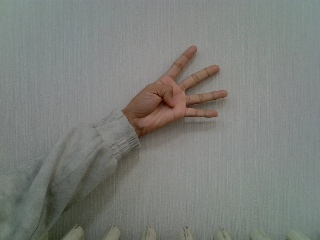
#> input picture report/board_last_test/clean_test_number_4.jpg, 320 x 240 px, given as the content of the folder dataset/dataset/raw_static_aug_v1/number_1, which was not available
$ python tune_fingertips.py
#> lines starting #> are read from the running program, lines starting #| are printed output that depends on the picture; after the words box and inside, x2 and y2 are one past the last pixel; in counts of white or black regions, pixels touching at a corner belong together
### pynq_sign_language.py
#!/usr/bin/env python3
# -*- coding: utf-8 -*-
"""
PYNQ-Z2 + Logitech C270 手势识别 demo
  静态：1 / 2 / 3 / 4 / 5 / 未知
  动态：你好 / 谢谢 / 再见 / 帮助 / 未知

算法流程沿用参考作品（ZYNQ 手势识别）的逻辑，在 PS 端用 OpenCV 等价实现：
  YCrCb 肤色分割(Cb-Cr 双阈值) -> 形态学开/闭运算 -> 最大连通域 -> 轮廓特征
  -> 特征向量 + 最小二范数(最近邻)匹配 -> 距离超阈值判"未知"
动态部分是把静态的"特征向量 L2"扩展到时序：轨迹 + DTW(时序上的对齐 L2)。

用法:
  # 0) 先锁定摄像头自动曝光/白平衡（关键！否则肤色阈值逐帧漂移）
  v4l2-ctl -d /dev/video0 -c exposure_auto=1 -c exposure_absolute=150
  v4l2-ctl -d /dev/video0 -c white_balance_temperature_auto=0 -c white_balance_temperature=4000

  # 先查清摄像头真正支持哪些分辨率/帧率组合（决定后面参数怎么填）
  v4l2-ctl -d /dev/video0 --list-formats-ext

  # 1) 模板都在 PC 上离线生成（evaluate_features.py -> sign_templates.json），
  #    与本脚本放同一目录即可，无需在板上标定。
  #    新增手势：在数据集下建 number_X 目录(如 number_6=点赞)后重跑 evaluate_features.py

  # 2) 运行识别
  python3 pynq_sign_language.py --mode static
  python3 pynq_sign_language.py --mode transition

改采集参数（都会打印"请求 -> 实际"，以实际值为准）:
  # 分辨率 + 目标帧率
  python3 pynq_sign_language.py --mode static --width 640 --height 480 --fps 30
  # 卡顿时降分辨率或换未压缩格式
  python3 pynq_sign_language.py --mode static --width 320 --height 240 --fps 60
  python3 pynq_sign_language.py --mode static --width 640 --height 480 --fourcc YUYV
  # 降低处理量（每 2 帧算 1 帧），采集帧率不变、处理帧率减半
  python3 pynq_sign_language.py --mode static --skip 1

依赖: python3 + opencv(python) + numpy，PYNQ 2.6/3.0 镜像自带。
"""
import argparse
import json
import os
import sys
import time

import cv2
import numpy as np

TPL_PATH = "sign_templates.json"

# 静态手势标签。evaluate_features.py 会从数据集目录 number_X 自动发现类别，
# 因此新增第 6/7 类只需在数据集下建 number_6 / number_7 并重训模板，无需改代码。
STATIC_LABELS = ["1", "2", "3", "4", "5", "6", "7"]
UNKNOWN = "未知"

# 显示名：6=点赞(竖起拇指)，7=停止(一手食指顶住另一手掌心)
GESTURE_NAMES = {"1": "1", "2": "2", "3": "3", "4": "4", "5": "5",
                 "6": "点赞", "7": "停止"}


# [7 lines left out: function gname, not called in this run]


# ----------------------------------------------------------------------------
# 1. 采集与分割：对应 PL 的 YCbCr 肤色阈值 + 形态学 + 最大连通域
# ----------------------------------------------------------------------------
class HandSeg(object):
    def __init__(self, min_area_ratio=0.02, max_area_ratio=0.55, k=5, use_wb=True):
        self.kern = cv2.getStructuringElement(cv2.MORPH_ELLIPSE, (k, k))
        self.min_ratio = min_area_ratio
        self.max_ratio = max_area_ratio
        self.use_wb = use_wb      # 已在 v4l2 层锁定白平衡时可关掉，省一整步
        # 参考作品原始阈值(Cb 77-127/Cr 133-173)过窄：实测对不同白平衡域
        # (静态图 Cb≈110-128 / 动态视频 Cb≈126-142) 会在其中一个域失效。
        # 加宽到 Cr 130-185 / Cb 75-145，两个域均验证可完整分割手部，
        # 灰白背景(Cr<130)仍被排除。板端若漂移可经 AXI-Lite/参数再调。
        self.lo = np.array([0, 130, 75], np.uint8)
        self.hi = np.array([255, 185, 145], np.uint8)
        # ROI 模式下的面积占 ROI 的上下限（ROI 里手占比会很高，不能用全图的比例）
        self.roi_min, self.roi_max = 0.04, 0.95
        self._gain = None            # 缓存的白平衡增益

    @staticmethod
    def calc_gain(frame):
        """灰度世界增益：按 1/4 采样估算（增益是整幅图的全局量）。"""
        sm = frame[::4, ::4].reshape(-1, 3).astype(np.float32)
        means = sm.mean(axis=0)
        return means.mean() / (means + 1e-6)

    # [14 lines left out: function gray_world, not called in this run]

    def _wb(self, sub, is_roi):
        """白平衡。ROI 帧复用缓存的全图增益：ROI 内几乎只有手，
        在其上统计均值会把肤色当成"灰色基准"，反而把肤色拉向灰、破坏分割。"""
        if not self.use_wb:
            return sub
        if not is_roi:
            self._gain = self.calc_gain(sub)
        if self._gain is None:
            return sub
        lut = [np.clip(np.arange(256, dtype=np.float32) * g, 0, 255).astype(np.uint8)
               for g in self._gain]
        return cv2.merge([cv2.LUT(c, l) for c, l in zip(cv2.split(sub), lut)])

    def __call__(self, frame, roi=None):
        """roi=(x0,y0,x1,y1) 时只处理该区域；轮廓坐标自动偏移回全图坐标。"""
        h, w = frame.shape[:2]
        if roi is None:
            x0, y0, x1, y1 = 0, 0, w, h
        else:
            x0, y0, x1, y1 = roi
        sub = frame[y0:y1, x0:x1]
        base = float((x1 - x0) * (y1 - y0))

        f = self._wb(sub, roi is not None)
        ycc = cv2.cvtColor(f, cv2.COLOR_BGR2YCrCb)
        mask = cv2.inRange(ycc, self.lo, self.hi)
        # 开运算：腐蚀->膨胀，去孤立噪点；闭运算：膨胀->腐蚀，补手部空洞
        mask = cv2.morphologyEx(mask, cv2.MORPH_OPEN, self.kern)
        mask = cv2.morphologyEx(mask, cv2.MORPH_CLOSE, self.kern)

        res = cv2.findContours(mask, cv2.RETR_EXTERNAL, cv2.CHAIN_APPROX_SIMPLE)
        cnts = res[0] if len(res) == 2 else res[1]
        if roi is not None:                 # 贴回全尺寸，便于直接可视化
            full = np.zeros((h, w), np.uint8)
            full[y0:y1, x0:x1] = mask
            mask = full
        if not cnts:
            return None, mask
        cnt = max(cnts, key=cv2.contourArea)
        area = cv2.contourArea(cnt)
        # 面积过滤：太小是噪声，太大通常是脸/背景。
        # 比例必须按"全图面积"算而不是 ROI 面积——按 ROI 算会过松，
        # 实测会让约 10% 的帧把整条手臂当成手（质心跳变 200+ 像素）。
        if area < self.min_ratio * w * h or area > self.max_ratio * w * h:
            return None, mask
        if roi is not None:
            cnt = (cnt + np.array([x0, y0], np.int32)).astype(np.int32)
        return cnt, mask


# [12 lines left out: function make_seg, not called in this run]


class RoiTracker(object):
    """ROI 跟踪：相邻帧之间手只移动一小段，因此只需处理上一帧手部附近的区域。

    ROI 通常只占全图的 1/4 ~ 1/9，分割+形态学的耗时近似同步下降。
    连续跟丢 miss_max 帧或每 refresh 帧会强制做一次全图，用来刷新
    白平衡增益并防止手移出 ROI 后永久跟丢。
    """
    # [43 lines left out: functions __init__, next, hu_log, not called in this run]


def resample_cnt(cnt, n=64):
    """按弧长把轮廓均匀重采样到固定点数，指尖检测才稳定。"""
    pts = cnt[:, 0, :].astype(np.float32)
    # 弧长参数化：闭合环，xp 与 fp 必须同为 n+1（首尾点重复）
    d = np.linalg.norm(np.diff(np.vstack([pts, pts[:1]]), axis=0), axis=1)
    xp = np.concatenate([[0.0], np.cumsum(d)])
    fpx = np.append(pts[:, 0], pts[0, 0])
    fpy = np.append(pts[:, 1], pts[0, 1])
    if xp[-1] <= 0:
        return None
    ts = np.linspace(0.0, xp[-1], n, endpoint=False)
    x = np.interp(ts, xp, fpx)
    y = np.interp(ts, xp, fpy)
    return np.stack([x, y], axis=1)


def count_fingertips(cnt, cos_thr=0.55, min_dist_ratio=0.55):
    # cos_thr/min_dist_ratio 由 tune_fingertips.py 网格搜索确定：
    # 默认 0.25 会让 2/3/5 的中位指尖数各多算 1 个（实测 median=3/4/6），
    # 0.55 时 1-5 的中位数恰好为 1/2/3/4/5。
    """k-circumference 指尖检测（向量化，禁止 Python for 循环扫点）。"""
    p = resample_cnt(cnt, 64)
    if p is None:
        return 0, []
    n = len(p)
    k = max(4, n // 12)
    centroid = p.mean(axis=0)
    d_c = np.linalg.norm(p - centroid, axis=1)
    dmax = d_c.max() + 1e-6

    p_prev = np.roll(p, k, axis=0)
    p_next = np.roll(p, -k, axis=0)
    v1, v2 = p_prev - p, p_next - p
    n1 = np.linalg.norm(v1, axis=1) + 1e-6
    n2 = np.linalg.norm(v2, axis=1) + 1e-6
    cos = np.sum(v1 * v2, axis=1) / (n1 * n2)

    # 夹角小(cos 大) 且 离质心足够远(排除手腕处的伪指尖)
    cand = np.where((cos > cos_thr) & (d_c > min_dist_ratio * dmax))[0]
    if len(cand) == 0:
        return 0, []

    # 环形非极大抑制：相邻(环距 < k)候选只保留 cos 最大的
    cand = cand[np.argsort(-cos[cand])]
    keep = []
    for i in cand:
        ok = True
        for j in keep:
            dist = abs(i - j)
            dist = min(dist, n - dist)
            if dist < k:
                ok = False
                break
        if ok:
            keep.append(i)
    return len(keep), [tuple(p[i].astype(int)) for i in keep]


# [116 lines left out: functions geo_features, fourier_descriptors, centroid_profile, feature_vec, centroid_xy, not called in this run]


# ---- 动态轨迹的每帧特征 -----------------------------------------------------
# 早期版本只用 (cx, cy, area)：丢弃了手的形状，导致四类手势归一化后轨迹
# 高度重合（类间最小距离 0.072 < 类内平均 0.126~0.296），离线准确率仅 18.5%。
# 加上指尖数通道后，"手随时间怎样变形"被保留下来，与静态路径一样有判别力。
NF_SCALE = 2.5        # 指尖数 0~5 -> (nf-2.5)/2.5 ∈ [-1,1]，与 xy/z 同一量级
DYN_FD_MODE = "fdcdf"  # 动态逐帧形状特征，与静态模板的 meta.mode 保持一致


# [109 lines left out: functions traj_feat, active_mask, _median_smooth, dist_to_protos, norm_seq_dyn, not called in this run]


# ----------------------------------------------------------------------------
# 3. 静态识别：特征向量 + 最小二范数最近邻
# ----------------------------------------------------------------------------
class StaticRecognizer(object):
    """静态识别：特征向量 + 最小二范数最近邻 + 每类自适应拒绝阈值。

    templates: {label: 特征向量(list)}
    meta     : 由 evaluate_features.py 生成，含
               mode(特征类型) / mu,sd(z-score 参数) / cls_thr(每类拒绝阈值)
    没有模板时退回"指尖数规则"，仍可演示 1-5。
    """
    # [38 lines left out: functions __init__, predict, not called in this run]


# ----------------------------------------------------------------------------
# 3b. 手势跃迁识别：静态识别 + 滑动窗口投票 + 状态机
# ----------------------------------------------------------------------------
class TransitionRecognizer(object):
    """识别"从一个静态手势切换到另一个"，例如 1 -> 2。

    思路：动态我们不比运动轨迹，而是复用已经很稳的静态识别，
    只在时间维上做两层稳定化，把可靠的 AO 变化抽出来：

      1) 滑动窗口多数投票 —— 滤掉单帧抖动和误判
      2) 状态机 —— 新手势必须连续保持 hold 帧才被确认，
         确认时才与上一个已确认状态比较，相同则不算跃迁

    与类别数无关：静态模板扩到几类，它就支持几类之间的任意跃迁。

    feed() 返回 (event, state)：
      event: 本次产生的跃迁，形如 ("1", "2")；没有则为 None
      state: 当前处于的稳定手势（None 表示还没有）
    """
    # [12 lines left out: function __init__, not called in this run]

    def reset(self):
        self.buf, self.state, self.cand = [], None, None
        self.cand_n, self.miss = 0, 0

    # [131 lines left out: functions _vote, feed, norm_traj, norm_traj_active, dtw, not called in this run]


class DynRecognizer(object):
    # [25 lines left out: functions __init__, predict, not called in this run]


class MotionRecorder(object):
    """自动触发：手稳定出现 STABLE 帧后录 REC_LEN 帧，无需按键。"""
    # [43 lines left out: functions __init__, feed, _finish, load_tpl, not called in this run]


def save_tpl(t):
    with open(TPL_PATH, "w", encoding="utf-8") as f:
        json.dump(t, f, ensure_ascii=False, indent=2)


# [31 lines left out: function open_cam, not called in this run]


class FpsMeter(object):
    """实测帧率与分阶段耗时——上板卡顿时先靠它定位瓶颈在采集、分割还是特征。"""
    # [176 lines left out: functions __init__, tick, poll_quit, draw, run_static, run_transition and 1 more, not called in this run]


# [2 lines that do not run on import are left out]

### tune_fingertips.py
#!/usr/bin/env python3
# -*- coding: utf-8 -*-
"""指尖检测参数网格搜索：找出让 1-5 的中位指尖数正确匹配标签的 cos_thr/min_dist_ratio。"""
import glob
import os

import numpy as np

import cv2
from pynq_sign_language import HandSeg, count_fingertips

DS = os.path.join("dataset", "dataset", "raw_static_aug_v1")
seg = HandSeg()
seg.max_ratio, seg.min_ratio = 0.97, 0.005

cache = {}
for lab in range(1, 6):
    d = os.path.join(DS, "number_%d" % lab)
    cnts = []
    for fp in sorted(glob.glob(os.path.join(d, "*.jpg")))[:25]:
        img = cv2.imread(fp)
#> img is the input picture: shape (240, 320, 3); mean B, G, R 122.1, 126.6, 123.9
        if img is None:
            continue
        cnt, _ = seg(img)
#> in calc_gain, `means = sm.mean(axis=0)`: means = [122.4, 126.8, 124.2]
#> in _wb, `self._gain = self.calc_gain(sub)`: self._gain = [1.02, 0.981, 1]
#> in _wb, `lut = [np.clip(np.arange(256, dtype=np.float32) * g, 0, 255).astype(np..`: lut = 3 items
#> in __call__, `ycc = cv2.cvtColor(f, cv2.COLOR_BGR2YCrCb)`: ycc: shape (240, 320, 3); mean of channels 0, 1, 2 123.8, 128.1, 128
#> in __call__, `mask = cv2.inRange(ycc, self.lo, self.hi)`:
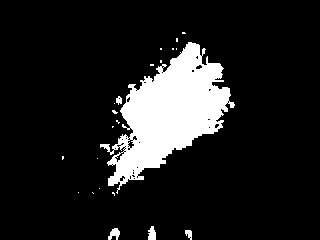
#> mask: shape (240, 320); 12.4% white; 22 white regions (17 under 20 px), largest, box (x1, y1, x2, y2) and area: (100, 42, 235, 194) 9140, (108, 228, 120, 240) 89, (148, 226, 156, 240) 88, (185, 230, 192, 240) 48, (116, 96, 122, 105) 38
#> in __call__, `mask = cv2.morphologyEx(mask, cv2.MORPH_OPEN, self.kern)`:
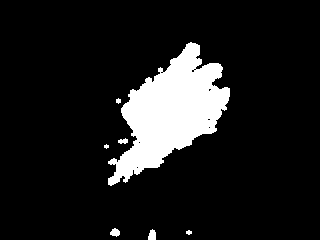
#> mask: shape (240, 320); 11.3% white; 7 white regions (1 under 20 px), largest, box (x1, y1, x2, y2) and area: (108, 42, 230, 186) 8454, (148, 229, 156, 240) 70, (110, 228, 120, 237) 62, (118, 138, 128, 144) 42, (116, 98, 121, 104) 22, (186, 230, 192, 235) 22
#> in __call__, `mask = cv2.morphologyEx(mask, cv2.MORPH_CLOSE, self.kern)`:
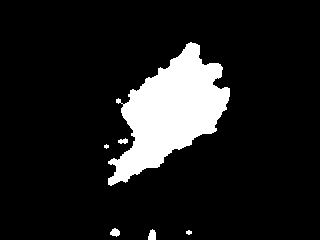
#> mask: shape (240, 320); 11.5% white; 6 white regions (1 under 20 px)
#> in __call__, `res = cv2.findContours(mask, cv2.RETR_EXTERNAL, cv2.CHAIN_APPROX_SIMPLE)`: res = 6 contours, 2 with area under 20; largest, box (x1, y1, x2, y2) and area: (108, 42, 230, 186) 8360, (148, 229, 156, 240) 54, (110, 228, 120, 237) 49, (118, 138, 128, 144) 30
#> in __call__, `cnts = res[0] if len(res) == 2 else res[1]`: cnts has the same summary as res
#> in __call__, `cnt = max(cnts, key=cv2.contourArea)`: cnt = contour of 332 points, box (x1, y1, x2, y2) (108, 42, 230, 186), area 8360
#> in __call__, `area = cv2.contourArea(cnt)`: area = 8360.5
        if cnt is not None:
            cnts.append(cnt)
    cache[lab] = cnts
    print("[load] number_%d: %d 轮廓" % (lab, len(cnts)))
#| [load] number_1: 1 轮廓

print("\ncos_thr  dist    " + "  ".join("n%d" % l for l in range(1, 6)) + "   误差")
best, best_err = None, 1e9
#> best_err = 1e+09
for cos_thr in (0.25, 0.35, 0.45, 0.55):
    for mdr in (0.55, 0.62, 0.70, 0.78):
        meds = []
        for lab in range(1, 6):
            nf = [count_fingertips(c, cos_thr, mdr)[0] for c in cache[lab]]
            meds.append(int(np.median(nf)) if nf else -1)
        err = sum(abs(m - l) for m, l in zip(meds, range(1, 6)))
        flag = ""
        if err < best_err:
            best_err, best = err, (cos_thr, mdr)
            flag = " <="
        print("%5.2f   %5.2f   " % (cos_thr, mdr) +
              "  ".join("%2d" % m for m in meds) + "   %d%s" % (err, flag))
#> after the loop, best = (0.25, 0.55); best_err = 10

print("\n最优: cos_thr=%.2f min_dist_ratio=%.2f (误差 %d)" % (best[0], best[1], best_err))
#| 最优: cos_thr=0.25 min_dist_ratio=0.55 (误差 10)
